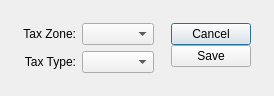
<?xml version="1.0" encoding="UTF-8"?>
<ui version="4.0">
 <comment>This file is part of the xTuple ERP: PostBooks Edition, a free and
open source Enterprise Resource Planning software suite,
Copyright (c) 1999-2010 by OpenMFG LLC, d/b/a xTuple.
It is licensed to you under the Common Public Attribution License
version 1.0, the full text of which (including xTuple-specific Exhibits)
is available at www.xtuple.com/CPAL.  By using this software, you agree
to be bound by its terms.</comment>
 <class>itemtax</class>
 <widget class="QDialog" name="itemtax">
  <property name="geometry">
   <rect>
    <x>0</x>
    <y>0</y>
    <width>274</width>
    <height>96</height>
   </rect>
  </property>
  <property name="windowTitle">
   <string>Item Tax</string>
  </property>
  <layout class="QGridLayout" name="gridLayout_2">
   <item row="0" column="0">
    <layout class="QGridLayout" name="gridLayout">
     <property name="margin">
      <number>12</number>
     </property>
     <property name="spacing">
      <number>12</number>
     </property>
     <item row="0" column="0">
      <layout class="QVBoxLayout">
       <property name="spacing">
        <number>0</number>
       </property>
       <property name="margin">
        <number>0</number>
       </property>
       <item>
        <layout class="QGridLayout">
         <property name="margin">
          <number>0</number>
         </property>
         <property name="spacing">
          <number>6</number>
         </property>
         <item row="1" column="0">
          <widget class="QLabel" name="_taxtypeLit">
           <property name="text">
            <string>Tax Type:</string>
           </property>
           <property name="alignment">
            <set>Qt::AlignRight|Qt::AlignTrailing|Qt::AlignVCenter</set>
           </property>
           <property name="buddy">
            <cstring>_taxtype</cstring>
           </property>
          </widget>
         </item>
         <item row="0" column="0">
          <widget class="QLabel" name="_taxauthLit">
           <property name="text">
            <string>Tax Zone:</string>
           </property>
           <property name="alignment">
            <set>Qt::AlignRight|Qt::AlignTrailing|Qt::AlignVCenter</set>
           </property>
           <property name="buddy">
            <cstring>_taxzone</cstring>
           </property>
          </widget>
         </item>
         <item row="0" column="1">
          <widget class="XComboBox" name="_taxzone">
           <property name="allowNull">
            <bool>true</bool>
           </property>
           <property name="nullStr">
            <string>Any</string>
           </property>
           <property name="type">
            <enum>XComboBox::TaxZones</enum>
           </property>
          </widget>
         </item>
         <item row="1" column="1">
          <widget class="XComboBox" name="_taxtype">
           <property name="type">
            <enum>XComboBox::TaxTypes</enum>
           </property>
          </widget>
         </item>
        </layout>
       </item>
       <item>
        <spacer>
         <property name="orientation">
          <enum>Qt::Vertical</enum>
         </property>
         <property name="sizeHint" stdset="0">
          <size>
           <width>20</width>
           <height>0</height>
          </size>
         </property>
        </spacer>
       </item>
      </layout>
     </item>
     <item row="0" column="1">
      <spacer>
       <property name="orientation">
        <enum>Qt::Horizontal</enum>
       </property>
       <property name="sizeType">
        <enum>QSizePolicy::MinimumExpanding</enum>
       </property>
       <property name="sizeHint" stdset="0">
        <size>
         <width>0</width>
         <height>20</height>
        </size>
       </property>
      </spacer>
     </item>
     <item row="0" column="2">
      <layout class="QVBoxLayout">
       <property name="spacing">
        <number>0</number>
       </property>
       <property name="margin">
        <number>0</number>
       </property>
       <item>
        <layout class="QVBoxLayout">
         <property name="spacing">
          <number>0</number>
         </property>
         <property name="margin">
          <number>0</number>
         </property>
         <item>
          <widget class="QPushButton" name="_cancel">
           <property name="text">
            <string>Cancel</string>
           </property>
          </widget>
         </item>
         <item>
          <widget class="QPushButton" name="_save">
           <property name="text">
            <string>Save</string>
           </property>
          </widget>
         </item>
        </layout>
       </item>
       <item>
        <spacer>
         <property name="orientation">
          <enum>Qt::Vertical</enum>
         </property>
         <property name="sizeHint" stdset="0">
          <size>
           <width>20</width>
           <height>0</height>
          </size>
         </property>
        </spacer>
       </item>
      </layout>
     </item>
    </layout>
   </item>
  </layout>
 </widget>
 <customwidgets>
  <customwidget>
   <class>XComboBox</class>
   <extends>QComboBox</extends>
   <header>xcombobox.h</header>
  </customwidget>
 </customwidgets>
 <tabstops>
  <tabstop>_taxzone</tabstop>
  <tabstop>_taxtype</tabstop>
  <tabstop>_save</tabstop>
  <tabstop>_cancel</tabstop>
 </tabstops>
 <resources/>
 <connections>
  <connection>
   <sender>_cancel</sender>
   <signal>clicked()</signal>
   <receiver>itemtax</receiver>
   <slot>reject()</slot>
   <hints>
    <hint type="sourcelabel">
     <x>324</x>
     <y>18</y>
    </hint>
    <hint type="destinationlabel">
     <x>286</x>
     <y>18</y>
    </hint>
   </hints>
  </connection>
 </connections>
</ui>
